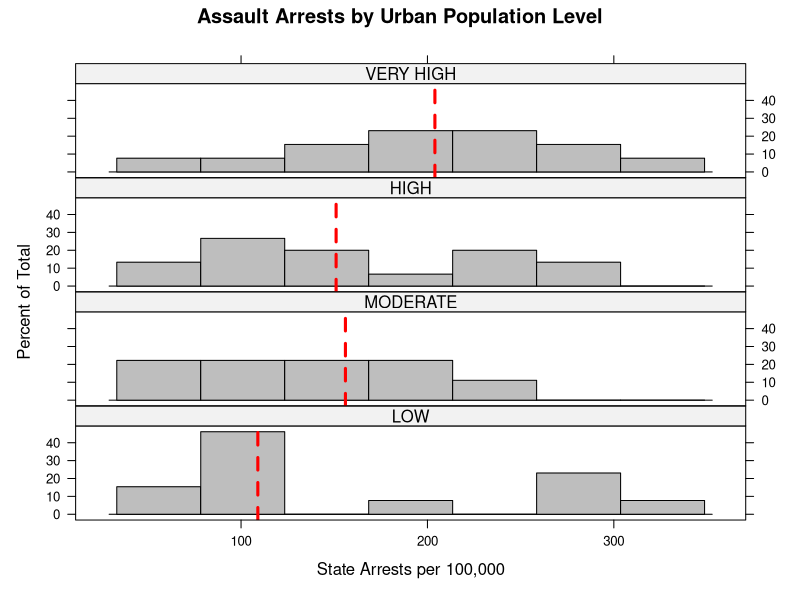
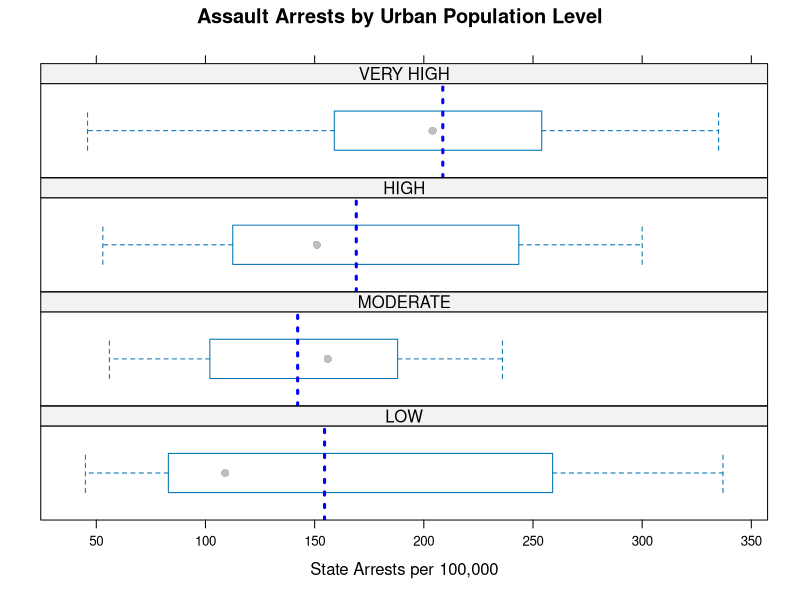
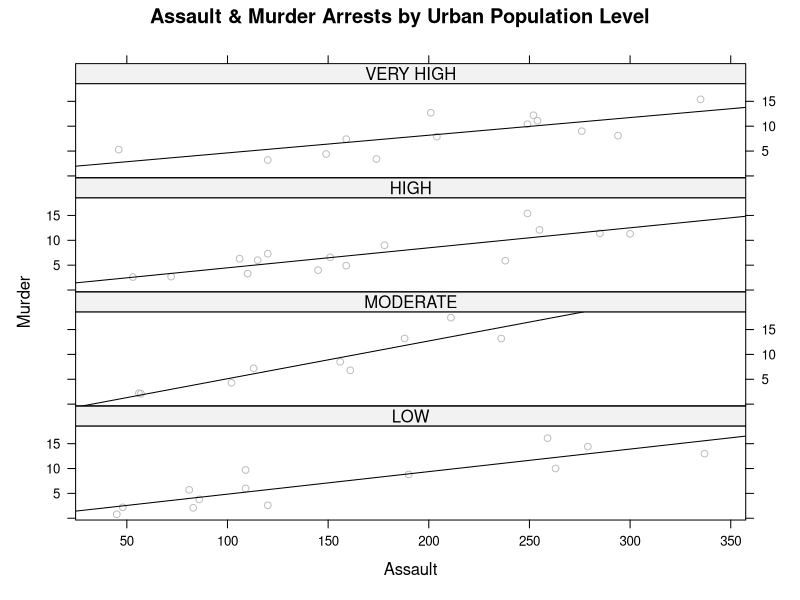

Recreate these plots in R, in order.
#--------------------------------------------------------
# Marcel Poblet
# CSCI 3900C Data Science 
# Lab 3
# Dr. Spence
# September 20, 2016
#--------------------------------------------------------

# Load USArrests data set
data("USArrests")

# Setup Assignment function
AssignLevel <- function(p, quartiles)
{
  if (p < quartiles[1])
    rlevel <- "LOW"
  else if (p < quartiles[2])
    rlevel <- "MODERATE"
  else if (p < quartiles[3])
    rlevel <- "HIGH"
  else
    rlevel <- "VERY HIGH"
  
  return (rlevel)
}

# Calculate the quartile of USAressts Urbanpop
usarrest_Q <- quantile(USArrests$UrbanPop, c(.25, .5, .75))

# Call function AssignLevel on USArrest Urbanpop and its quartile values with sapply.
UrbanPopRating <- sapply(USArrests$UrbanPop, AssignLevel, quartiles = usarrest_Q)

# Set UrbanPopRating to a factor and reorganize levels
UrbanPopRating <- factor(UrbanPopRating, levels = c("LOW", "MODERATE", "HIGH", "VERY HIGH"))

# Bind UrbanPopRating to existing USArrests data frame
USArrests <- cbind(USArrests, UrbanPopRating)

# Display new data frame
USArrests

# Load Lattice Library
library(lattice)

# Create histograms of the number of arrests for assault grouped by Urban Pop. level
histogram(~Assault | UrbanPopRating, data = USArrests, col = "grey",
          main = "Assault Arrests by Urban Population Level",
          xlab = "State Arrests per 100,000", layout = c(1,4),
          panel = function(x, ...){
            panel.histogram(x, ...)
            panel.abline(v = median(x), lwd = 3, lty = 2, col = "red")
          })

# Create a box plot of the number of arrests for assault grouped by Urban Pop. level
bwplot(~Assault | UrbanPopRating, data = USArrests, col = "grey",
       main = "Assault Arrests by Urban Population Level",
       xlab = "State Arrests per 100,000", layout = c(1,4),
       panel = function(x, ...){
         panel.bwplot(x, ...)
         panel.abline(v = mean(x), lwd = 3, lty = 3, col = "blue")
       })

# Create a scatter plot of the number of arrests for assault to murder relation grouped by Urban Pop. level
xyplot(Murder ~ Assault | UrbanPopRating, data = USArrests, col = "grey",
       main = "Assault & Murder Arrests by Urban Population Level", layout = c(1,4),
       panel = function(x, y, ...){
         panel.xyplot(x, y, ...)
         panel.lmline(x,y)
       })
